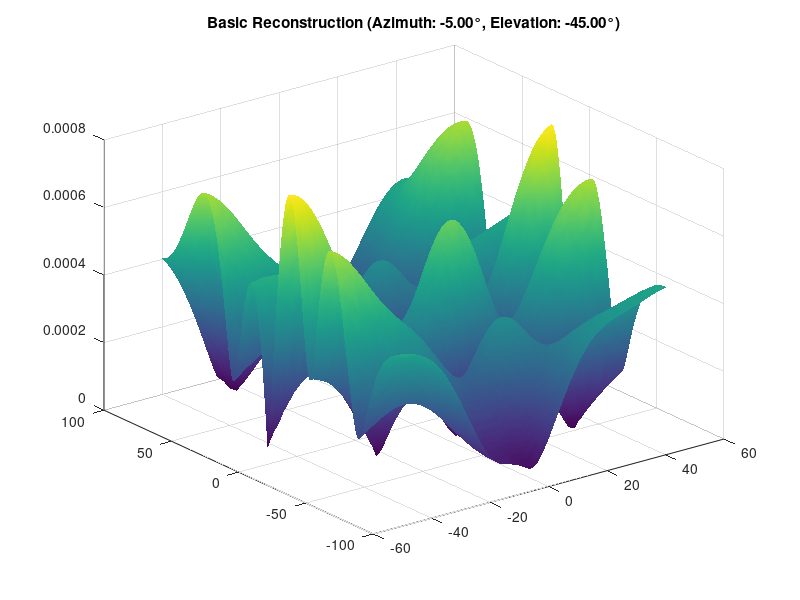

Write MATLAB code to recreate this figure. (Note: this script raises an error after producing the figure.)
clc;
clear all;
close all;

%% Parameters
N_x = 4; 
N_y = 4; 
N = N_x * N_y; 
D_az = 181;                     
D_el = 91; 
K = 50; % Number of measurements (snapshots)
L = 1; % Number of different incoming signals   (AoAs)
SNR_dB = -5; 
d = 0.7; 

%% Grids
azimuth_angles = linspace(-90, 90, D_az);
elevation_angles = linspace(-45, 45, D_el);

%% Steering vector function for URA
steering_vector_ura = @(theta, phi, N_x, N_y, d) ...
    kron(exp(1j * 2 * pi * d * (0:N_x-1).' * sind(theta)), ...
         exp(1j * 2 * pi * d * (0:N_y-1).' * sind(phi)));

%% Full steering matrix A
A = [];
for phi = elevation_angles
    for theta = azimuth_angles
        A = [A, steering_vector_ura(theta, phi, N_x, N_y, d)];
    end
end

%% Random beamforming matrix W
W = (1 / sqrt(N)) * exp(1j * 2 * pi * rand(N, K));

%% DFT matrix
% F = dftmtx(N);

%% Sensing matrix Phi
Phi = W' * A;

%% Random incoming signals (true AoAs)
true_azimuths = randsample(azimuth_angles, L, false);
true_elevations = randsample(elevation_angles, L, false);

%% Pilot signal
s = ones(1, L);

%% The received signal X
X = zeros(N, 1); % Initialize the received signal
for i = 1:L
    a = steering_vector_ura(true_azimuths(i), true_elevations(i), N_x, N_y, d);
    X = X + a * s(i).';
end

%% Compressed received signal using random beamforming
y_compressed = W' * X;

%% Noisy received signal
SNR = 10^(SNR_dB / 10); 
noise_power = norm(y_compressed, 'fro')^2 / (SNR * K); 
noise = sqrt(noise_power / 2) * (randn(K, 1) + 1j * randn(K, 1)); 
y_noisy_rf_chain = y_compressed + noise;

%% Displaying true AoAs for reference
disp('--------- True AoAs -----------')
disp('True Azimuth Angles (degrees):');
disp(true_azimuths);
disp('True Elevation Angles (degrees):');
disp(true_elevations);

%% Reconstruct it with the simplest mathematical model
basic_reconstruction = pinv(Phi) * y_noisy_rf_chain;
% basic_reconstruction = lsqr(Phi, y_noisy_rf_chain);
% Find indices of maximum values (estimated AoAs)
[~, max_idx] = max(abs(basic_reconstruction));
[estimated_az_idx, estimated_el_idx] = ind2sub([D_az, D_el], max_idx);

basic_reconstruction = reshape(basic_reconstruction, length(azimuth_angles), length(elevation_angles));


% Display the corresponding angles
disp('--------- Basic construction -----------')
disp('Estimated Azimuth Angle:');
disp(azimuth_angles(estimated_az_idx));
disp('Estimated Elevation Angle:');
disp(elevation_angles(estimated_el_idx));

figure;
surf(elevation_angles, azimuth_angles, abs(basic_reconstruction));
title(sprintf('Basic Reconstruction (Azimuth: %.2f°, Elevation: %.2f°)', ...
    azimuth_angles(estimated_az_idx), elevation_angles(estimated_el_idx)));
shading interp
%% Reconstruction with algorithm
max_iter = 10;      
tol = 1e-5;         

x_omp = omp(Phi, y_noisy_rf_chain, max_iter, tol);

% Find indices of maximum values (estimated AoAs)
[~, max_idx] = max(abs(x_omp));
[estimated_az_idx, estimated_el_idx] = ind2sub([D_az, D_el], max_idx);

x_omp_mat = reshape(x_omp, length(azimuth_angles), length(elevation_angles));


% Display the corresponding angles
disp('--------- OMP construction -----------')
disp('Estimated Azimuth Angle:');
disp(azimuth_angles(estimated_az_idx));
disp('Estimated Elevation Angle:');
disp(elevation_angles(estimated_el_idx));

figure;
surf(elevation_angles, azimuth_angles,abs(x_omp_mat));
xlim([min(elevation_angles) max(elevation_angles)])
ylim([min(azimuth_angles) max(azimuth_angles)])
title(sprintf('OMP Reconstruction (Azimuth: %.2f°, Elevation: %.2f°)', ...
    azimuth_angles(estimated_az_idx), elevation_angles(estimated_el_idx)));
shading interp
